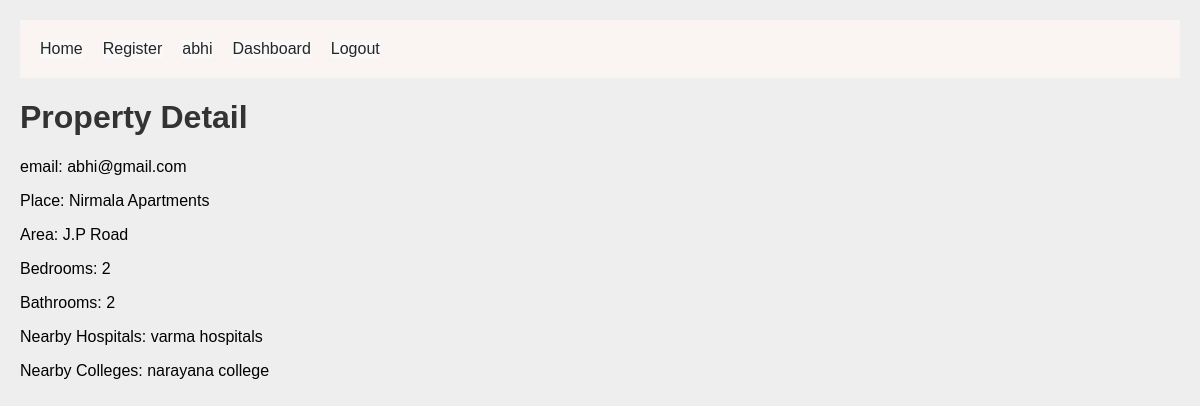
Before: /property_detail/3 (signed in) with the older database file.
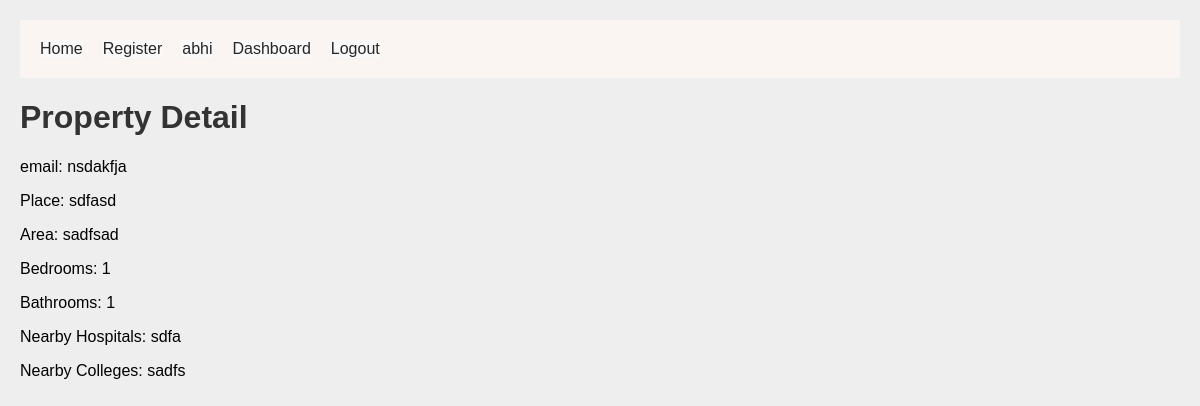
After: the same page with the newer database file.
### models.py (models this page shows, shortened)
class Property(Base):
    __tablename__ = 'properties'
    id = Column(Integer, primary_key=True)
    email = Column(String(120))
    place = Column(String(100))
    area = Column(String(100))
    bedrooms = Column(Integer)
    bathrooms = Column(Integer)
    nearby_hospitals = Column(String(200))
    nearby_colleges = Column(String(200))
    user_id = Column(Integer, ForeignKey('users.id'))
    user = relationship("User")

### app.py (the view)
@app.route('/property_detail/<int:property_id>')
def property_detail(property_id):
    property = db_session.query(Property).filter(Property.id == property_id).first()
    if property:
        return render_template('property_detail.html', property=property)
    else:
        return render_template('error.html', message='Property not found')

### app.py (called while the page is built)
@app.teardown_appcontext
def shutdown_session(exception=None):
    db_session.remove()

### templates/property_detail.html (shortened to what this page needs)
<!DOCTYPE html>
<html lang="en">
<head>
    <link rel="stylesheet" href="{{ url_for('static', filename='styles.css') }}">
</head>
<body>
    {% include 'navbar.html' %}
    <h1>Property Detail</h1>
    <p>email: {{ property.email }}</p>
    <p>Place: {{ property.place }}</p>
    <p>Area: {{ property.area }}</p>
    <p>Bedrooms: {{ property.bedrooms }}</p>
    <p>Bathrooms: {{ property.bathrooms }}</p>
    <p>Nearby Hospitals: {{ property.nearby_hospitals }}</p>
    <p>Nearby Colleges: {{ property.nearby_colleges }}</p>
</body>
</html>

### templates/navbar.html (shortened to what this page needs)
<nav class="navbar">
    <ul class="nav-links">
        <li><a href="{{ url_for('index') }}">Home</a></li>
        <li><a href="{{ url_for('register') }}">Register</a></li>
        {% if session.get('username') %}
        <li><a href="#">{{ session['username'] }}</a></li>
        {% if session['user_type'] == "seller" %}
        <li><a href="{{ url_for('seller_dashboard') }}">Dashboard</a></li>
        {% else %}
        <li><a href="{{ url_for('buyer_dashboard') }}">Places for Rent</a></li>
        {% endif %}
        <li><a href="{{ url_for('logout') }}">Logout</a></li>
    {% else %}
    <li><a href="{{ url_for('login') }}">Login</a></li>
    {% endif %}
    </ul>
</nav>

### static/styles.css (style rules this page uses)
body { font-family: Arial, sans-serif; margin: 20px; background:#eee; }
.navbar { background-color: #faf5f3; padding: 10px 20px; display: flex; justify-content: space-between; align-items: center; }
.nav-links { list-style-type: none; margin: 0; padding: 0; display: flex; }
.nav-links li { margin-right: 20px; }
.nav-links li a { color: rgb(39, 38, 38); text-decoration: none; }
h1 { color: #333; }
a { text-decoration: none; }
ul { list-style-type: none; padding: 0; }
li { background-color: #f9f9f9; margin: 10px 0; }

Changed rows visible on the page:
changed Property: email "abhi@gmail.com" → "nsdakfja"; place "Nirmala Apartments" → "sdfasd"; area "J.P Road" → "sadfsad"; bedrooms "2" → "1"; bathrooms "2" → "1"; nearby_hospitals "varma hospitals" → "sdfa"; nearby_colleges "narayana college" → "sadfs"
